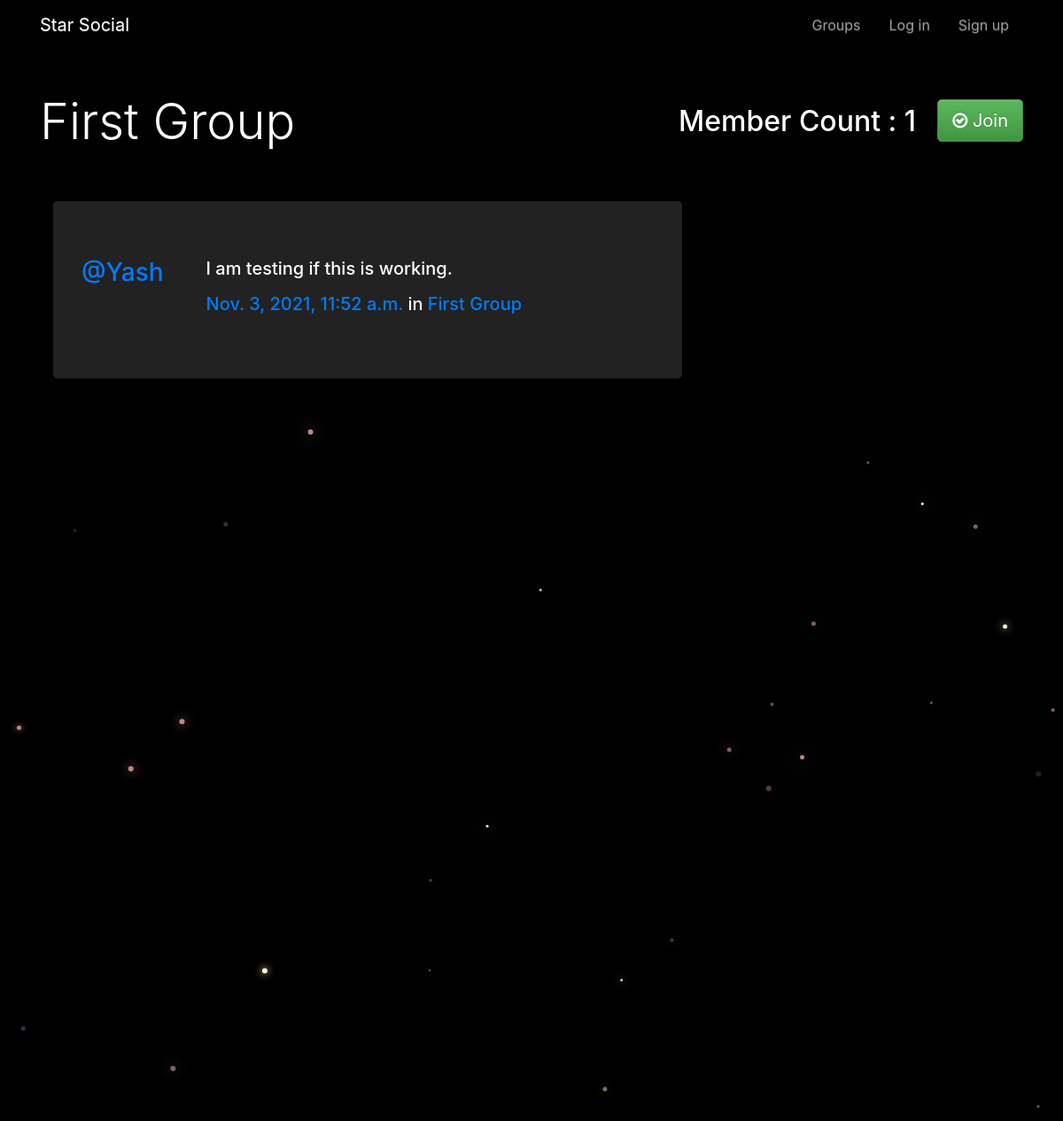
The app's page /groups/posts/in/first-group/ with its own data.
### groups/models.py (models this page shows, shortened)
class Group(models.Model):
    name = models.CharField(max_length=255, unique=True)
    slug = models.SlugField(allow_unicode=True, unique=True)
    description = models.TextField(blank=True, default='')
    description_html = models.TextField(editable=False, default='', blank=True)
    members = models.ManyToManyField(User,through="GroupMember")
    class Meta:
        ordering = ["name"]

### posts/models.py (models this page shows, shortened)
class Post(models.Model):
    user = models.ForeignKey(User, related_name="posts",on_delete=models.CASCADE)
    created_at = models.DateTimeField(auto_now=True)
    message = models.TextField()
    message_html = models.TextField(editable=False)
    group = models.ForeignKey(Group, related_name="posts",null=True, blank=True,on_delete=models.CASCADE)
    class Meta:
        ordering = ["-created_at"]
        unique_together = ["user", "message"]

### groups/views.py (the view)
# urls.py: path("posts/in/<slug>/",views.SingleGroup.as_view(),name="single"),
class SingleGroup(generic.DetailView):
    model = Group

### groups/templates/groups/group_detail.html (shortened to what this page needs)
{% extends "groups/group_base.html" %}
{% block pregroup %}
  <h1 class="display-4">{{ group.name }}</h1>
  <h2  class="align-self-center">Member Count : {{ group.members.count }}</h2>
  <div class="content">
  	{% if user in group.members.all %}
  		<a href="{% url 'groups:leave' slug=group.slug %}" class="ml-4 mt-2 btn btn-lg btn-danger"><span class="fa fa-times-circle-o"></span> Leave</a>
  	{% else %}
  		<a href="{% url 'groups:join' slug=group.slug %}" class="ml-4 mt-2 btn btn-lg btn-success"><span class="fa fa-check-circle-o"></span> Join</a>
  	{% endif %}
  </div>
{% endblock %}
{% block group_content %}
<div class="col-md-8 mt-5">
	{% if group.posts.count == 0 %}
	<h2>No posts in this group yet!</h2>
	{% else %}
		{% for post in group.posts.all %}
        {% include "posts/_post.html" %}
		{% endfor %}
	{% endif %}
</div>
{% endblock %}

### posts/templates/posts/_post.html (shortened to what this page needs)
<div class="media jumbotron">
	<h3 class="mr-5"><a href="{% url 'posts:for_user' username=post.user.username %}">@{{ post.user.username }}</a></h3>
	<div class="media-body">
		<h5>{{ post.message_html|safe }}
			<time class="time"><a href="{% url 'posts:single' username=post.user.username pk=post.pk %}">{{ post.created_at }}</a></time>
			{% if post.group %}
			<span class="group-name">in <a href="#">{{ post.group.name }}</a></span>
			{% endif %}
		</h5>
	</div>
</div>

### static/simplesocial/css/master.css (style rules this page uses)
body { margin: 0; overflow: hidden; background-color: black; color:white; }
.jumbotron { background-color: #222222; }

### records on screen
Group: name "First Group", members.count "1"
Post: user.username "Yash", message_html "I am testing if this is working.", created_at "Nov. 3, 2021, 11:52 a.m.", group.name "First Group"
